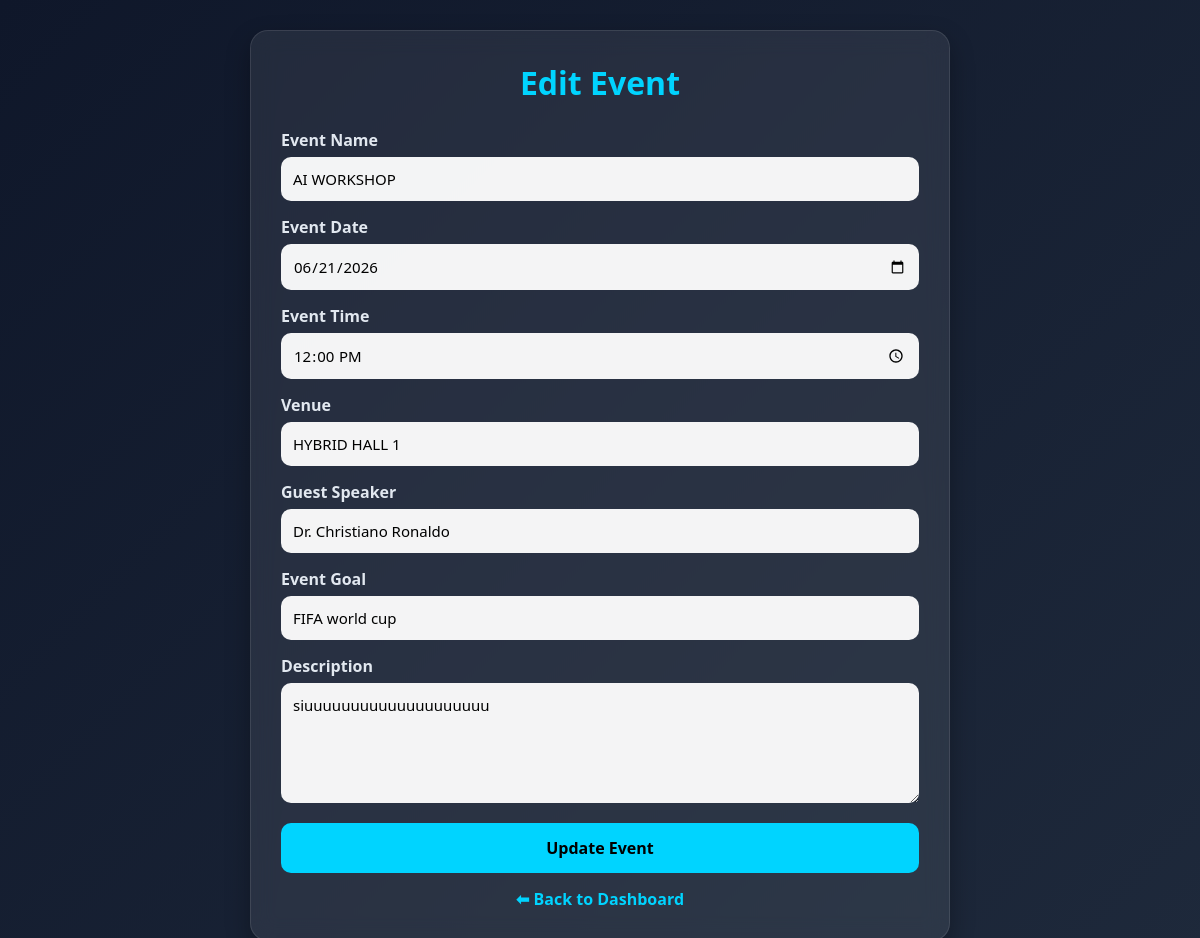
The page /edit_event/3 on the database its author committed.
### tables this page shows
CREATE TABLE events (
            id INTEGER PRIMARY KEY AUTOINCREMENT,
            event_name TEXT,
            event_date TEXT,
            event_time TEXT,
            venue TEXT,
            guest_speaker TEXT,
            event_goal TEXT,
            description TEXT
        , capacity INTEGER DEFAULT 50);

### app.py (the view, shortened to what this page needs)
@app.route("/edit_event/<int:id>", methods=["GET", "POST"])
def edit_event(id):
    conn = sqlite3.connect("events.db")
    cursor = conn.cursor()
    cursor.execute("SELECT * FROM events WHERE id=?", (id,))
    event = cursor.fetchone()
    conn.close()
    return render_template("edit_event.html", event=event)

### templates/edit_event.html (shortened to what this page needs)
<!DOCTYPE html>
<html lang="en">
<head>
</head>
<body>
    <div class="form-card">
        <h2>Edit Event</h2>
        <form method="POST">
            <label for="event_name">Event Name</label>
            <input id="event_name" name="event_name" placeholder="Enter event name" value="{{ event[1] }}" required>
            <label for="event_date">Event Date</label>
            <input type="date" id="event_date" name="event_date" value="{{ event[2] }}" required>
            <label for="event_time">Event Time</label>
            <input type="time" id="event_time" name="event_time" value="{{ event[3] }}" required>
            <label for="venue">Venue</label>
            <input id="venue" name="venue" placeholder="Enter venue" value="{{ event[4] }}" required>
            <label for="guest_speaker">Guest Speaker</label>
            <input id="guest_speaker" name="guest_speaker" placeholder="Enter guest speaker" value="{{ event[5] }}">
            <label for="event_goal">Event Goal</label>
            <input id="event_goal" name="event_goal" placeholder="Enter event goal" value="{{ event[6] }}">
            <label for="description">Description</label>
            <textarea id="description" name="description" placeholder="Enter description">{{ event[7] }}</textarea>
            <button type="submit">Update Event</button>
        </form>
        <a href="/admin" class="back-btn">⬅ Back to Dashboard</a>
    </div>
</body>
</html>

### templates/edit_event.html (style rules this page uses)
* { margin: 0; padding: 0; box-sizing: border-box; font-family: 'Segoe UI', sans-serif; }
body { min-height: 100vh; background: linear-gradient(135deg, #0f172a, #1e293b); display: flex; justify-content: center; align-items: center; padding: 30px; color: white; }
.form-card { width: 100%; max-width: 700px; background: rgba(255, 255, 255, 0.08); -webkit-backdrop-filter: blur(12px); backdrop-filter: blur(12px); border: 1px solid rgba(255, 255, 255, 0.1); border-radius: 18px; padding: 30px; box-shadow: 0 10px 25px rgba(0, 0, 0, 0.3); }
h2 { text-align: center; color: #00d4ff; margin-bottom: 25px; font-size: 32px; }
label { display: block; margin-bottom: 6px; font-weight: bold; color: #e2e8f0; }
input, textarea { width: 100%; padding: 12px; border: none; border-radius: 10px; margin-bottom: 15px; background: rgba(255, 255, 255, 0.95); font-size: 15px; }
textarea { min-height: 120px; resize: vertical; }
button { width: 100%; padding: 14px; border: none; border-radius: 10px; background: #00d4ff; color: black; font-size: 16px; font-weight: bold; cursor: pointer; transition: .3s; }
.back-btn { display: block; text-align: center; margin-top: 15px; color: #00d4ff; text-decoration: none; font-weight: bold; }

### rows shown on the page
events: event_name "AI WORKSHOP", event_date "06/21/2026", event_time "12:00", venue "HYBRID HALL 1", guest_speaker "Dr. Christiano Ronaldo", event_goal "FIFA world cup", description "siuuuuuuuuuuuuuuuuuuuu"
